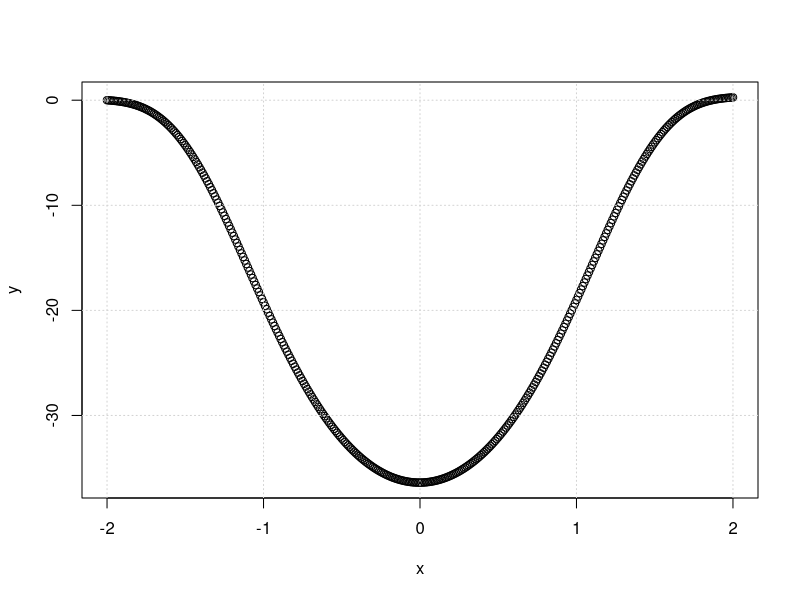

This figure's R source:
## ---- chunk 1
knitr::opts_chunk$set(echo = TRUE)
## ---- chunk 2
library("deSolve") 
sech <- function(x){1/cosh(x)}
Lorenz <- function(t, state, parameters) {
    with(as.list(c(state, parameters)), {
        RHS <- 0.1  # could be dphi/dx + dphi/dy*(cosh(x)-sinh(x))
        dZ <- Zdash
        ss <- sech(t)^2
        dZdash <- (-Z*ss - Zdash*(tanh(t)*(1 - 3*lambda/cosh(t)^3 - 2*ss)) + RHS ) / ( ss + lambda/cosh(t)^3)
        list(c(dZ, dZdash))
    })
}

parameters <- c(lambda = 0.1)
state      <- c(Z = 0, Zdash = -1)  # initial conditions
times      <- seq(-2, 2, by = 0.01)

out <- ode(y = state, times = times, func = Lorenz, parms = parameters)
## ---- chunk 3
head(out)
x <- out[,1]
y <- out[,2]
plot(x,y)
grid()
## ---- chunk 4
f <- function(lambdamu){
    times <- seq(from = -2, to = 2, by = 1)
    parameters <- c(lambda = lambdamu)
    state      <- c(Z = 0, Zdash = -1)  # initial conditions
    out <- ode(y = state, times = times, func = Lorenz, parms = parameters)
    return(out)
}

f(1)
